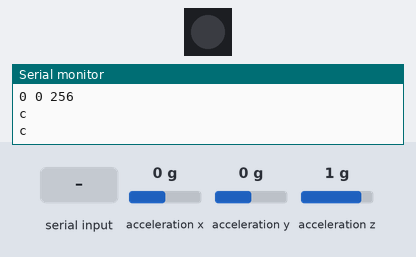
The sketch below on a simulated Arduino Uno, built with avr-gcc and run on an emulated ATmega328P. Shown: 1 RGB LEDs in strip order, left to right, the last lines printed to the serial monitor. The test bench sets the inputs (shaded band); at power-on: acceleration x 0 g, acceleration y 0 g, acceleration z 1 g. The strip is taken to match the declared colour order.

Above: at 1.2 s.
1.3 s: "y" received over Serial
At 2.4 s:
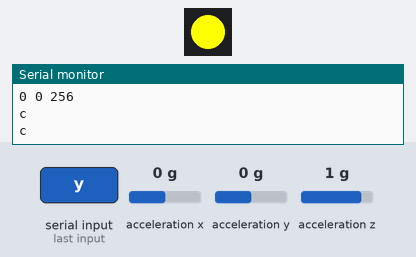
2.8 s: "r" received over Serial
At 3.5 s:
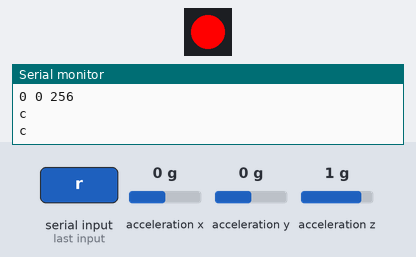
4.3 s: "g" received over Serial
At 4.6 s:
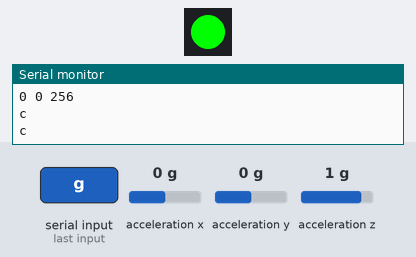
5.8 s: "b" received over Serial
At 6.9 s:
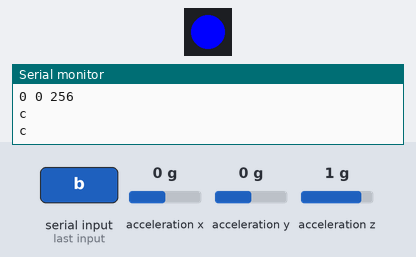
Timing chart, 0 to 8.3 s (numbered marks = the images above; inputs shaded):
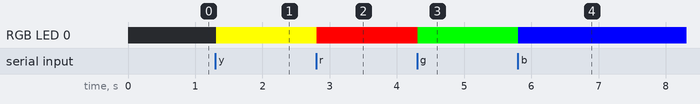

Measured:
- after the input at 1.3 s, RGB LED 0: off → RGB(255, 255, 0) at once
- after the input at 2.8 s, RGB LED 0: RGB(255, 255, 0) → RGB(255, 0, 0) at once
- after the input at 4.3 s, RGB LED 0: RGB(255, 0, 0) → RGB(0, 255, 0) at once
- after the input at 5.8 s, RGB LED 0: RGB(0, 255, 0) → RGB(0, 0, 255) at once

The sketch:

final.ino
```cpp
#include <Adafruit_NeoPixel.h>
Adafruit_NeoPixel pixels = Adafruit_NeoPixel(1, 2, NEO_RGB + NEO_KHZ800);
#include <Wire.h>
#include <ADXL345.h>
ADXL345 adxl;
int x, y, z;
int t;
void setup() {
  t = 0;
  pixels.begin();
  Serial.begin(9600);//シリアル通信
  //  pinMode(2, OUTPUT);//スイッチ
  //  pinMode(3, INPUT_PULLUP);
  adxl.powerOn();
}
void loop() {
  adxl.readXYZ(&x, &y, &z);
  t = t + 1;
  if (t >= 100 ) {
    Serial.print(x);
    Serial.print(" ");
    Serial.print(y);
    Serial.print(" ");
    Serial.println(z);
    if (z > -20 || z < -70) {
      Serial.println("c");//changecolorボールがバーにあたった時のように色変更
    }
    if (y > -35 || y < -50) {
      Serial.println("c");//changecolorボールがバーにあたった時のように色変更
    }

    t = 0;
  }


  //  Serial.print(x);
  //  Serial.print(" ");
  //  Serial.print(y);
  //  Serial.print(" ");
  //  Serial.println(z);
  //  delay(10);
  //
  //
  //  //Arduino→Processing
  //  if (z > -20 || z < -70) { //←ここどうしよう
  //    Serial.println("c");//changecolorボールがバーにあたった時のように色変更
  //    delay(10);
  //  }


  //Processing→Arduino

  char a = Serial.read();
  if ( a == 'y' ) {//y(yellow)を受け取ったら
    pixels.setPixelColor(0, pixels.Color(255, 255, 0));//黄
    //pixels.setPixelColor(1, pixels.Color(255, 0, 0));//赤
    pixels.show();
    delay(10);
  } else if (a == 'r') { //r(red)を受け取ったら
    pixels.setPixelColor(0, pixels.Color(255, 0, 0));//赤
    //pixels.setPixelColor(1, pixels.Color(0, 255, 0));//緑
    pixels.show();
    delay(10);
  } else if (a == 'g') { //g(green)を受け取ったら
    pixels.setPixelColor(0, pixels.Color(0, 255, 0));//緑
    //pixels.setPixelColor(1, pixels.Color(0, 0, 255));//青
    pixels.show();
    delay(10);
  } else if (a == 'b') { //b(blue)を受け取ったら
    pixels.setPixelColor(0, pixels.Color(0, 0, 255));//青
    //pixels.setPixelColor(1, pixels.Color(255, 255, 0));//黄
    pixels.show();
    delay(10);
  }

  //pixels.show();
  delay(10);
}

//  if ( digitalRead(3) == LOW ) {
//    digitalWrite(2, HIGH);
//    pixels.setPixelColor(0, pixels.Color(0, 0, 255));//青
//    pixels.setPixelColor(1, pixels.Color(255, 0, 0));//赤
//    Serial.print('c');
//  } else {
//    digitalWrite(2, LOW);
//    pixels.setPixelColor(0, pixels.Color(255, 255, 0));//黄
//    pixels.setPixelColor(1, pixels.Color(255, 0, 0));//赤
//    delay(1000);
//    pixels.show();
//    pixels.setPixelColor(0, pixels.Color(255, 0, 0));//赤
//    pixels.setPixelColor(1, pixels.Color(0, 255, 0));//緑
//    delay(1000);
//    pixels.show();
//    pixels.setPixelColor(0, pixels.Color(0, 255, 0));//緑
//    pixels.setPixelColor(1, pixels.Color(0, 0, 255));//青
//    delay(1000);
//    pixels.show();
//    pixels.setPixelColor(0, pixels.Color(0, 0, 255));//青
//    pixels.setPixelColor(1, pixels.Color(255, 255, 0));//黄


//    pixels.setPixelColor(1, pixels.Color(255, 0, 0));//赤
//    delay(1000);
//    pixels.show();
//    pixels.setPixelColor(1, pixels.Color(0, 255, 0));//緑
//    delay(1000);
//    pixels.show();
//    pixels.setPixelColor(1, pixels.Color(0, 0, 255));//青
//    delay(1000);
//    pixels.show();
//    pixels.setPixelColor(1, pixels.Color(255, 255, 0));//黄色
//    delay(1000);
//    pixels.show();
//    pixels.setPixelColor(1, pixels.Color(255, 255, 255));//白
//    pixels.show();


//#include <Adafruit_NeoPixel.h>
//Adafruit_NeoPixel pixels = Adafruit_NeoPixel(2, 2, NEO_RGB + NEO_KHZ800);
//void setup() {
//  pixels.begin();
//  pinMode(2, OUTPUT);
//  pinMode(3, INPUT_PULLUP);
//}
//void loop() {
//
//  if ( digitalRead(3) == LOW ) {
//    digitalWrite(2, HIGH);
//    pixels.setPixelColor(0, pixels.Color(0, 0, 255));
//  } else {
//    digitalWrite(2, LOW);
//    pixels.setPixelColor(1, pixels.Color(255, 0, 0));
//  }
////  pixels.setPixelColor(0, pixels.Color(0, 0, 255));
////  pixels.setPixelColor(1, pixels.Color(255, 0, 0));
//
//  pixels.show();
//  delay(100);
//}

//
//void setup() {
//  // put your setup code here, to run once:
//  pinMode(2, OUTPUT);
//  pinMode(3, INPUT_PULLUP);
//}
//
//void loop() {
//  // put your main code here, to run repeatedly:
//  //  digitalWrite(2,HIGH);
//  //  delay(1000);
//  //  digitalWrite(2,LOW);
//  //  delay(1000);
//  if ( digitalRead(3) == LOW ) {
//    digitalWrite(2, HIGH);
//  } else {
//    digitalWrite(2, LOW);
//  } delay(1000);
//}


//void setup() {
//  Serial.begin(9600);
//} void loop() {
//  Serial.println("hello world");
//  delay(1000);
//}


//void setup() {
//  Serial.begin(9600);
//  pinMode(3, INPUT_PULLUP);
//} void loop() {
//  if (digitalRead(3) == false) {
//    Serial.print('b'); // Serial.write("b");でもOK
//  } delay(10);
//}


//void setup() {
//  Serial.begin(9600);
//  pinMode(2,  OUTPUT);
//} void loop() {
//  digitalWrite(2,  LOW);
//  while (Serial.available() > 0) {
//    if ( Serial.read() == 'd' ) {
//      digitalWrite(2,  HIGH);
//    }
//  } delay(10);
//}


//#include <Adafruit_NeoPixel.h>
//Adafruit_NeoPixel pixels = Adafruit_NeoPixel(1, 2, NEO_RGB + NEO_KHZ800);
//void setup() {
//  pixels.begin();
//} void loop() {
//  pixels.setPixelColor(0, pixels.Color(0, 0, 255));
//  pixels.show();
//  delay(100);
//}
```
